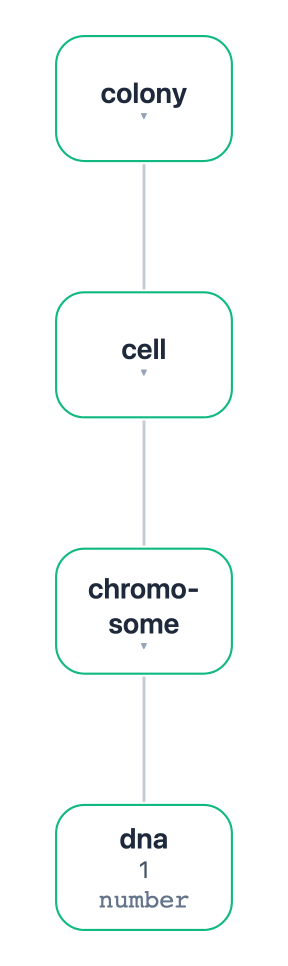
#> input picture workspace/studies/fig-09/visualizations/fig09b-division-1-onecell.png, 576 x 1932 px (shown at 1/2 size)
$ python stitch_division_figure.py
#> lines starting #> are read from the running program, lines starting #| are printed output that depends on the picture
#!/usr/bin/env python
"""Stitch the three division snapshots into one sequence figure.

Composes the three loom renders produced by build_division_snapshots.py +
render_loom_svgs.mjs into a single left-to-right sequence with stage labels and
arrows — the runtime place-graph rewrite of Fig 9b (one cell -> chromosome
replicates -> cell divides), read as a time series of the running simulation.

Output: workspace/studies/fig-09/visualizations/fig09b-division-sequence.png

    python scripts/stitch_division_figure.py
"""
from __future__ import annotations

from pathlib import Path

from PIL import Image, ImageChops, ImageDraw, ImageFont

ROOT = Path(__file__).resolve().parent.parent
VIZ = ROOT / "workspace" / "studies" / "fig-09" / "visualizations"

PANELS = [
    ("fig09b-division-1-onecell.png",    "1 — One cell",             "t = 0"),
    ("fig09b-division-2-replicated.png", "2 — Chromosome replicates", "t = 1 cycle"),
    ("fig09b-division-3-divided.png",    "3 — Cell divides",          "t = 2 cycles"),
]

INK = (24, 32, 40)
ARROW = (90, 100, 110)
SUBTLE = (110, 120, 130)
PANEL_H = 900          # px height each loom panel is scaled to
PAD = 90              # white padding around/between panels
TITLE_GAP = 210       # space above panels for stage titles (fits 2-line titles + time)
ARROW_W = 150         # horizontal gap reserved for the → between panels


def _font(size, bold=False):
    for p in ([
        "/System/Library/Fonts/Supplemental/Arial Bold.ttf" if bold else
        "/System/Library/Fonts/Supplemental/Arial.ttf",
        "/System/Library/Fonts/Helvetica.ttc",
    ]):
        try:
            return ImageFont.truetype(p, size)
        except OSError:
            continue
    return ImageFont.load_default()


def _trim(im: Image.Image) -> Image.Image:
    bg = Image.new("RGB", im.size, (255, 255, 255))
#> bg: PIL image 576x1932 RGB; every value is 255
    diff = ImageChops.difference(im.convert("RGB"), bg)
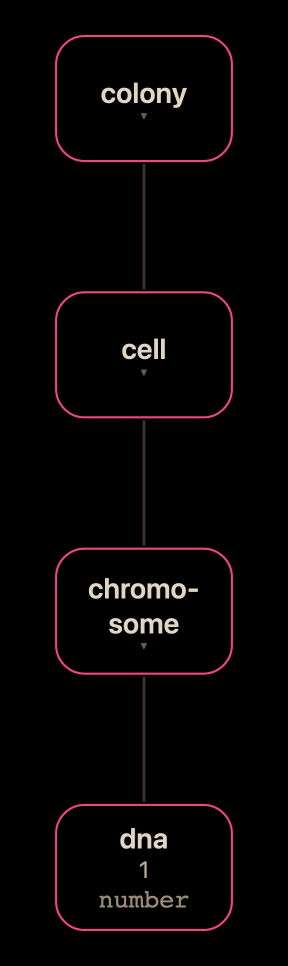
#> diff: PIL image 576x1932 RGB (shown at 1/2 size); mean R, G, B 7.1, 4, 4.7
    bbox = diff.getbbox()
#> bbox = (110, 70, 466, 1862)
    return im.crop(bbox) if bbox else im
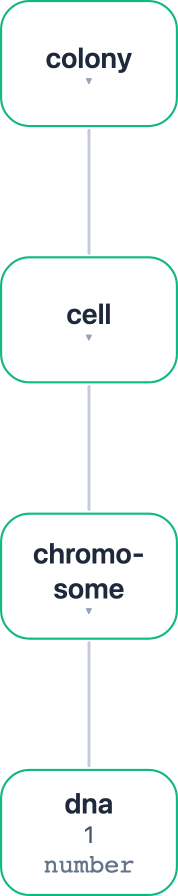
#> returned value: PIL image 356x1792 RGB (shown at 1/2 size); mean R, G, B 242.7, 248, 246.9


def _wrap(draw, text, font, max_w):
    words, lines, cur = text.split(), [], ""
    for w in words:
        trial = f"{cur} {w}".strip()
        if draw.textlength(trial, font=font) <= max_w or not cur:
            cur = trial
        else:
            lines.append(cur); cur = w
    if cur:
        lines.append(cur)
    return lines


def _center(draw, x0, colw, y, text, font, fill):
    tw = draw.textlength(text, font=font)
    draw.text((x0 + (colw - tw) / 2, y), text, font=font, fill=fill)


def main() -> None:
    panels = []
    for fn, _, _ in PANELS:
        im = _trim(Image.open(VIZ / fn).convert("RGB"))
        w = int(im.width * PANEL_H / im.height)
#> w = 178
        panels.append(im.resize((w, PANEL_H), Image.LANCZOS))
#> pass 2 of the loop in main, `for fn, _, _ in PANELS:`:
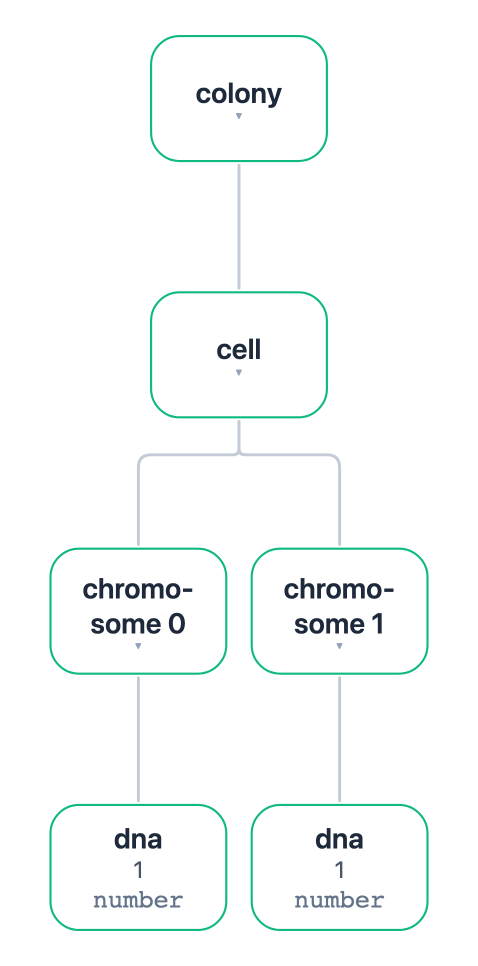
#> input picture workspace/studies/fig-09/visualizations/fig09b-division-2-replicated.png, 956 x 1932 px (shown at 1/2 size)
#> bg: PIL image 956x1932 RGB; every value is 255
#> in _trim (call 2), `diff = ImageChops.difference(im.convert("RGB"), bg)`:
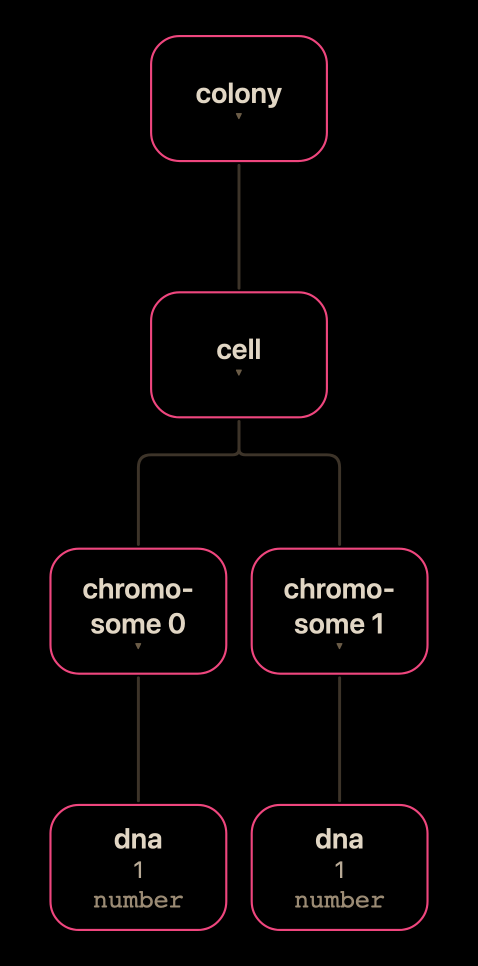
#> diff: PIL image 956x1932 RGB (shown at 1/2 size); mean R, G, B 6.9, 4.1, 4.6
#> bbox = (98, 70, 858, 1862)
#> in _trim (call 2), `return im.crop(bbox) if bbox else im`:
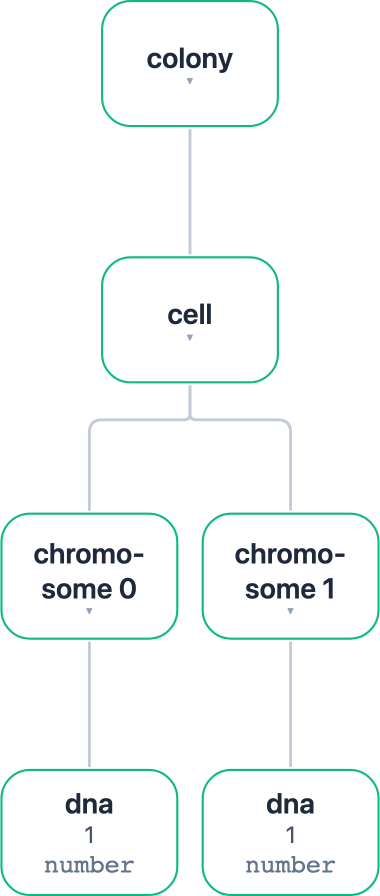
#> returned value: PIL image 760x1792 RGB (shown at 1/2 size); mean R, G, B 245.7, 249.5, 248.7
#> pass 3 of the loop in main, `for fn, _, _ in PANELS:`:
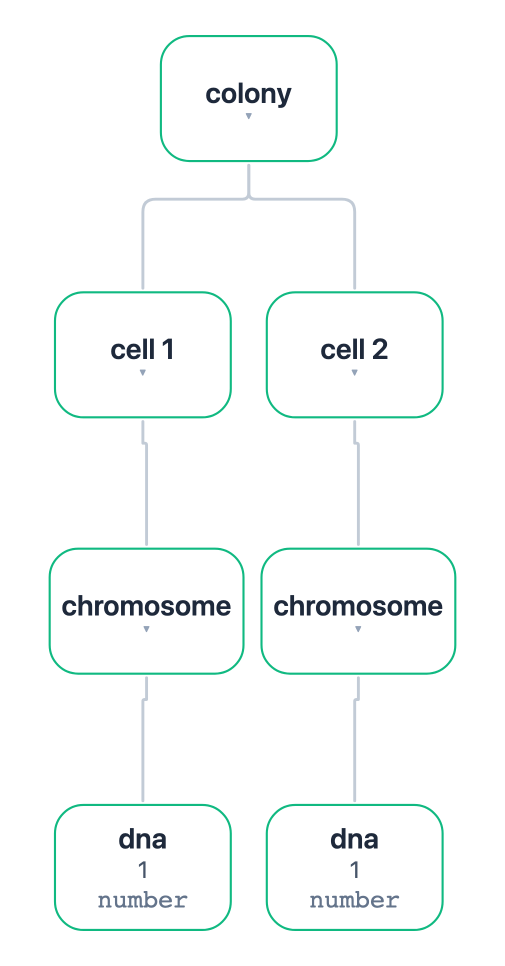
#> input picture workspace/studies/fig-09/visualizations/fig09b-division-3-divided.png, 1010 x 1932 px (shown at 1/2 size)
#> bg: PIL image 1010x1932 RGB; every value is 255
#> in _trim (call 3), `diff = ImageChops.difference(im.convert("RGB"), bg)`:
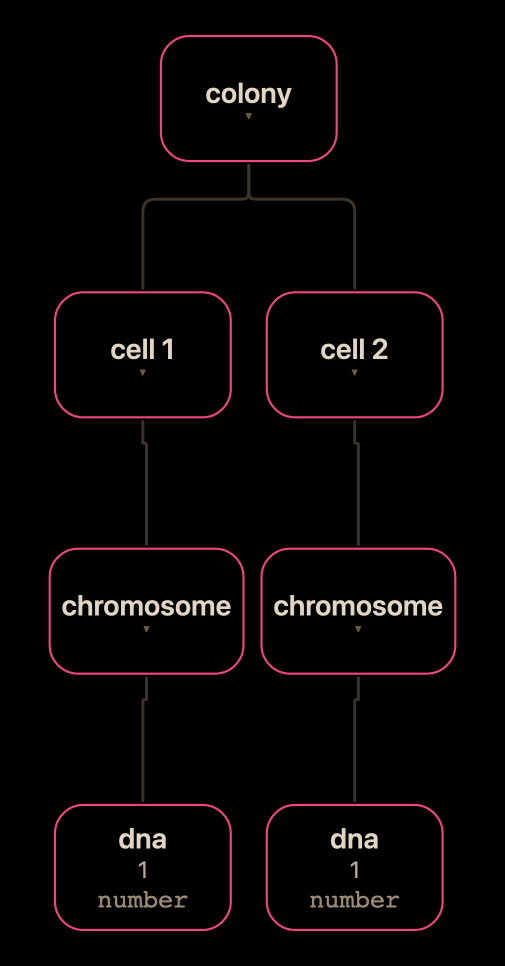
#> diff: PIL image 1010x1932 RGB (shown at 1/2 size); mean R, G, B 7.4, 4.2, 4.9
#> bbox = (97, 70, 913, 1862)
#> in _trim (call 3), `return im.crop(bbox) if bbox else im`:
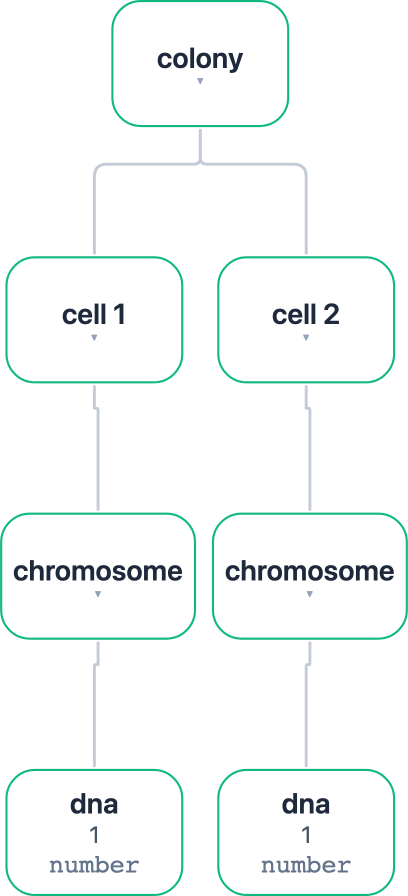
#> returned value: PIL image 816x1792 RGB (shown at 1/2 size); mean R, G, B 245.2, 249.3, 248.5

    title_f = _font(44, bold=True)
    time_f = _font(34)
    cap_f = _font(32)

    col_w = max(p.width for p in panels) + 40           # equal columns, no title collisions
#> col_w = 449
    n = len(panels)
#> n = 3
    total_w = col_w * n + ARROW_W * (n - 1) + 2 * PAD
#> total_w = 1827
    total_h = TITLE_GAP + PANEL_H + PAD + 120 + PAD

    canvas = Image.new("RGB", (total_w, total_h), (255, 255, 255))
#> canvas: PIL image 1827x1410 RGB; every value is 255
    draw = ImageDraw.Draw(canvas)

    for i, ((fn, title, tlabel), p) in enumerate(zip(PANELS, panels)):
        x0 = PAD + i * (col_w + ARROW_W)
        lines = _wrap(draw, title, title_f, col_w)
        for j, line in enumerate(lines):
            _center(draw, x0, col_w, 24 + j * 52, line, title_f, INK)
        _center(draw, x0, col_w, 24 + len(lines) * 52 + 6, tlabel, time_f, SUBTLE)
        canvas.paste(p, (x0 + (col_w - p.width) // 2, TITLE_GAP))
#> this loop made 3 passes
#> (fn, title, tlabel, x0, words in _wrap, lines) on passes 1 to 3: ('fig09b-division-1-onecell.png', '1 — One cell', 't = 0', 90, ['1', '—', 'One', 'cell'], ['1 — One cell']), ('fig09b-division-2-replicated.png', '2 — Chromosome replicates', 't = 1 cycle', 689, ['2', '—', 'Chromosome', 'replicates'], ['2 — Chromosome', 'replicates']), ('fig09b-division-3-divided.png', '3 — Cell divides', 't = 2 cycles', 1288, ['3', '—', 'Cell', 'divides'], ['3 — Cell divides'])
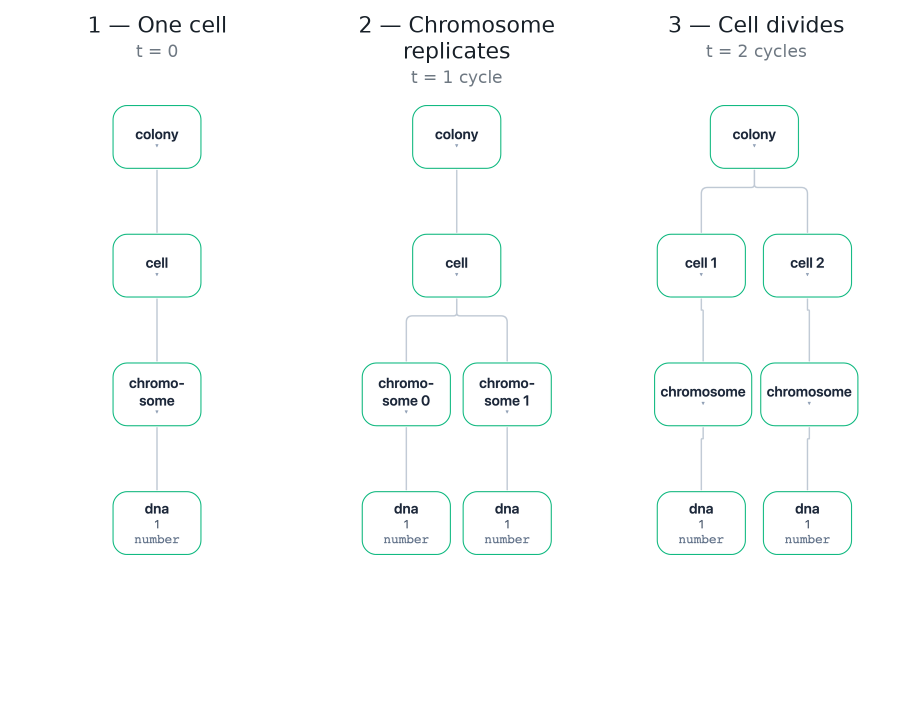
#> canvas: PIL image 1827x1410 RGB (shown at 1/2 size); mean R, G, B 250.5, 252, 251.8

    # arrows centered in the reserved gaps, vertically centered on the panels
    ay = TITLE_GAP + PANEL_H // 2
    for i in range(n - 1):
        gx = PAD + (i + 1) * col_w + i * ARROW_W
        x0, x1 = gx + 30, gx + ARROW_W - 40
        draw.line([(x0, ay), (x1, ay)], fill=ARROW, width=8)
        draw.polygon([(x1, ay - 22), (x1, ay + 22), (x1 + 30, ay)], fill=ARROW)
#> this loop made 2 passes
#> (gx, x0, x1) on passes 1 to 2: (539, 569, 649), (1138, 1168, 1248)

    caption = ("A genuine runtime place-graph rewrite: the composition starts as one cell and, on "
               "running, rewrites its own topology — nodes are added at simulation time, not "
               "pre-declared. Frames captured from the fig09-rewrite simulation.")
    cy = TITLE_GAP + PANEL_H + PAD
    for line in _wrap(draw, caption, cap_f, total_w - 2 * PAD):
        draw.text((PAD, cy), line, font=cap_f, fill=SUBTLE)
        cy += 44
#> this loop made 3 passes
#> cy on passes 1 to 2: 1244, 1288
#> (line, cy) on pass 3: ('fig09-rewrite simulation.', 1332)
#> after the loop, cy = 1332

    out = VIZ / "fig09b-division-sequence.png"
    canvas.save(out)
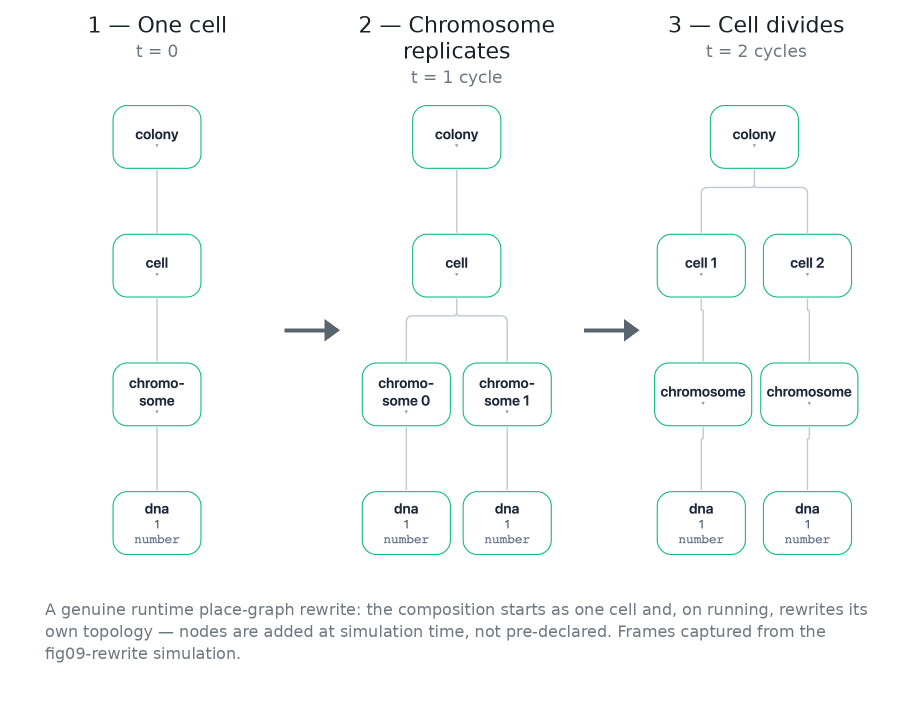
#> saved as fig09b-division-sequence.png: PIL image 1827x1410 RGB (shown at 1/2 size); mean R, G, B 249, 250.6, 250.5
    print(f"wrote {out.relative_to(ROOT)}  ({canvas.width}x{canvas.height})")
#| wrote workspace/studies/fig-09/visualizations/fig09b-division-sequence.png  (1827x1410)


if __name__ == "__main__":
    main()
